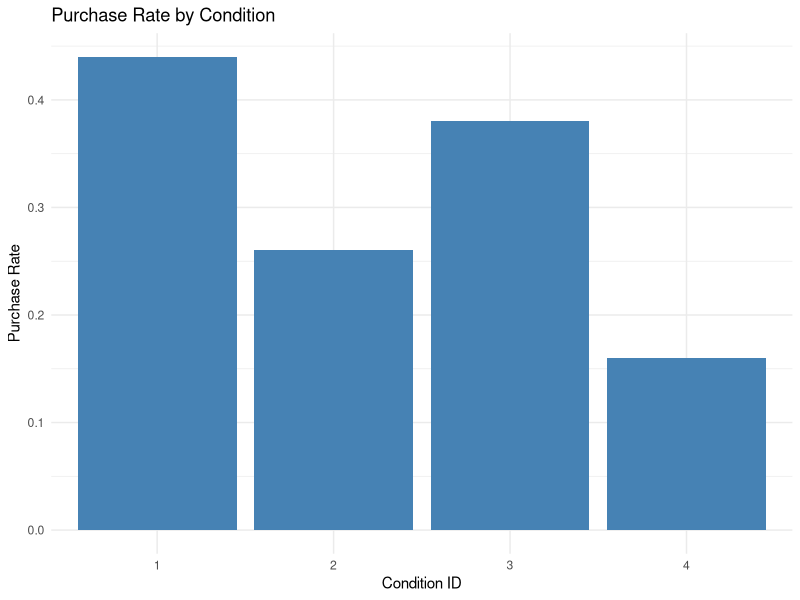
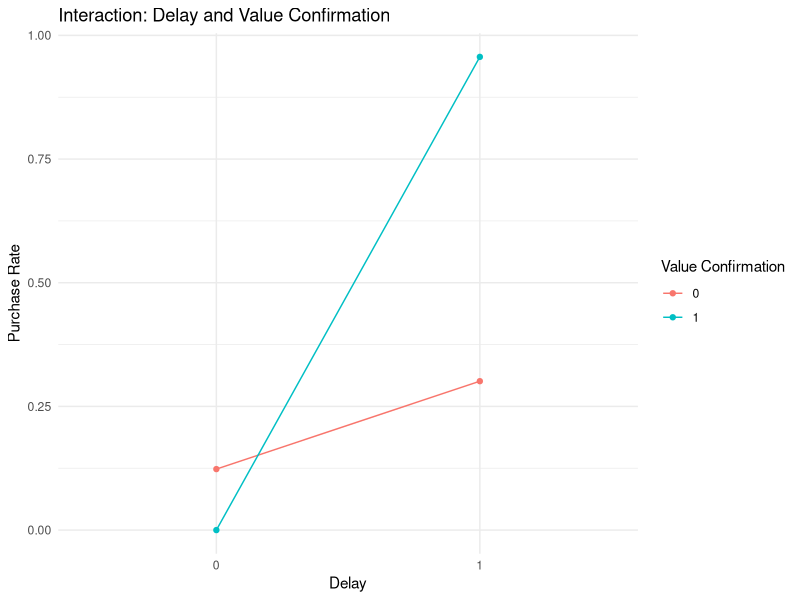

Recreate these plots in R, in order.
## ---- chunk 1
# Load necessary libraries
library(ggplot2)
library(dplyr)
library(stats)
library(stats4)
## ---- chunk 2
# Read the data
df <- read.csv("PA14 V5.csv")

# Clean and rename columns
colnames(df)[colnames(df) == "value confirmation"] <- "value_confirmation"

# Convert variables to appropriate types
df$condition_ID <- as.factor(df$condition_ID)
df$Delay <- as.factor(df$Delay)
df$value_confirmation <- as.factor(df$value.confirmation)
df$Purchased <- as.integer(df$Purchased)
## ---- chunk 3
# Calculate purchase rate by condition
purchase_rate <- df %>%
  group_by(condition_ID) %>%
  summarise(PurchaseRate = mean(Purchased))

# Plot
ggplot(purchase_rate, aes(x = condition_ID, y = PurchaseRate)) +
  geom_bar(stat = "identity", fill = "steelblue") +
  labs(title = "Purchase Rate by Condition",
       x = "Condition ID",
       y = "Purchase Rate") +
  theme_minimal()
## ---- chunk 4
# Group and summarize
interaction_data <- df %>%
  group_by(Delay, value_confirmation) %>%
  summarise(PurchaseRate = mean(Purchased))

# Plot
ggplot(interaction_data, aes(x = Delay, y = PurchaseRate, group = value_confirmation, color = value_confirmation)) +
  geom_line() +
  geom_point() +
  labs(title = "Interaction: Delay and Value Confirmation",
       x = "Delay",
       y = "Purchase Rate",
       color = "Value Confirmation") +
  theme_minimal()
## ---- chunk 5
# Run logistic regression
model <- glm(Purchased ~ Delay * value_confirmation + Negotiation_Aspiration + Price_Sensitivity,
             data = df,
             family = binomial())

# Output summary
summary(model)
